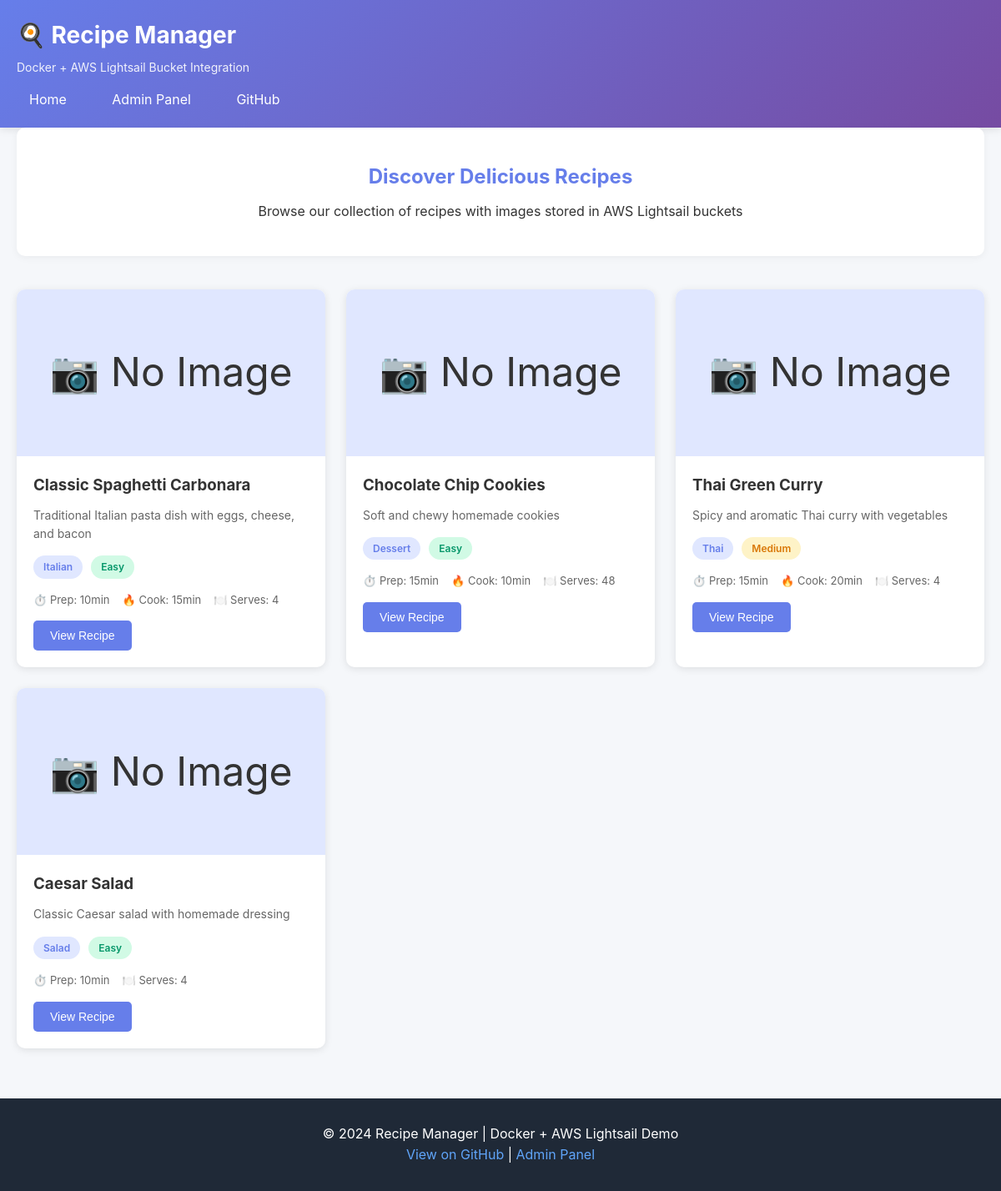
The page / on the database its author committed.
### tables this page shows
CREATE TABLE IF NOT EXISTS recipes (
    id INT AUTO_INCREMENT PRIMARY KEY,
    name VARCHAR(200) NOT NULL,
    description TEXT,
    ingredients TEXT NOT NULL,
    instructions TEXT NOT NULL,
    prep_time INT,   
    cook_time INT,   
    servings INT DEFAULT 1,
    difficulty ENUM('easy', 'medium', 'hard') DEFAULT 'medium',
    category VARCHAR(50),
    image_key VARCHAR(255),   
    image_url TEXT,   
    created_at TIMESTAMP DEFAULT CURRENT_TIMESTAMP,
    updated_at TIMESTAMP DEFAULT CURRENT_TIMESTAMP ON UPDATE CURRENT_TIMESTAMP,
    INDEX idx_category (category),
    INDEX idx_difficulty (difficulty),
    INDEX idx_created (created_at)
);

### src/index.php (the view, shortened to what this page needs)
<?php
try {
    $pdo = getDatabaseConnection();
    $stmt = $pdo->query('SELECT * FROM recipes ORDER BY created_at DESC');
    $recipes = $stmt->fetchAll();
} catch (Exception $e) {
    $recipes = [];
    $error = $e->getMessage();
}
?>
<!DOCTYPE html>
<html lang="en">
<head>
    <link rel="stylesheet" href="/assets/css/style.css">
</head>
<body>
    <header>
        <div class="container">
            <h1>🍳 Recipe Manager</h1>
            <p>Docker + AWS Lightsail Bucket Integration</p>
            <nav>
                <a href="/">Home</a>
                <a href="/admin/">Admin Panel</a>
                <a href="https://github.com/yourusername/lamp-stack-lightsail" target="_blank">GitHub</a>
            </nav>
        </div>
    </header>
    <main class="container">
        <div class="hero">
            <h2>Discover Delicious Recipes</h2>
            <p>Browse our collection of recipes with images stored in AWS Lightsail buckets</p>
        </div>
        <div class="recipe-grid">
            <?php if (empty($recipes)): ?>
            <div class="empty-state">
                <h3>No recipes yet</h3>
                <p>Visit the <a href="/admin/">admin panel</a> to add your first recipe!</p>
            </div>
            <?php else: ?>
                <?php foreach ($recipes as $recipe): ?>
                <div class="recipe-card">
                    <?php if ($recipe['image_url']): ?>
                    <div class="recipe-image">
                        <img src="<?php echo htmlspecialchars($recipe['image_url']); ?>"
                             alt="<?php echo htmlspecialchars($recipe['name']); ?>"
                             onerror="this.src='/assets/placeholder.jpg'">
                    </div>
                    <?php else: ?>
                    <div class="recipe-image placeholder">
                        <span>📷 No Image</span>
                    </div>
                    <?php endif; ?>
                    <div class="recipe-content">
                        <h3><?php echo htmlspecialchars($recipe['name']); ?></h3>
                        <p class="recipe-description">
                            <?php echo htmlspecialchars(substr($recipe['description'], 0, 100)); ?>
                        </p>
                        <div class="recipe-meta">
                            <?php if ($recipe['category']): ?>
                            <span class="badge"><?php echo htmlspecialchars($recipe['category']); ?></span>
                            <?php endif; ?>
                            <span class="badge badge-<?php echo $recipe['difficulty']; ?>">
                                <?php echo ucfirst($recipe['difficulty']); ?>
                            </span>
                        </div>
                        <div class="recipe-stats">
                            <?php if ($recipe['prep_time']): ?>
                            <span>⏱️ Prep: <?php echo $recipe['prep_time']; ?>min</span>
                            <?php endif; ?>
                            <?php if ($recipe['cook_time']): ?>
                            <span>🔥 Cook: <?php echo $recipe['cook_time']; ?>min</span>
                            <?php endif; ?>
                            <?php if ($recipe['servings']): ?>
                            <span>🍽️ Serves: <?php echo $recipe['servings']; ?></span>
                            <?php endif; ?>
                        </div>
                        <button class="btn btn-primary" onclick="viewRecipe(<?php echo $recipe['id']; ?>)">
                            View Recipe
                        </button>
                    </div>
                </div>
                <?php endforeach; ?>
            <?php endif; ?>
        </div>
    </main>
    <footer>
        <div class="container">
            <p>&copy; 2024 Recipe Manager | Docker + AWS Lightsail Demo</p>
            <p>
                <a href="https://github.com/yourusername/lamp-stack-lightsail">View on GitHub</a> |
                <a href="/admin/">Admin Panel</a>
            </p>
        </div>
    </footer>
</body>
</html>

### src/assets/css/style.css (style rules this page uses)
* { margin: 0; padding: 0; box-sizing: border-box; }
body { font-family: -apple-system, BlinkMacSystemFont, 'Segoe UI', Roboto, Oxygen, Ubuntu, Cantarell, sans-serif; background: #f5f7fa; color: #333; line-height: 1.6; }
.container { max-width: 1200px; margin: 0 auto; padding: 0 20px; }
header { background: linear-gradient(135deg, #667eea 0%, #764ba2 100%); color: white; padding: 20px 0; box-shadow: 0 2px 10px rgba(0,0,0,0.1); }
header h1 { font-size: 28px; margin-bottom: 5px; }
header p { opacity: 0.9; font-size: 14px; }
header nav { margin-top: 15px; }
header nav a { color: white; text-decoration: none; margin-right: 20px; padding: 8px 15px; border-radius: 5px; transition: background 0.3s; }
main { padding: 40px 0; min-height: calc(100vh - 200px); }
.hero { text-align: center; padding: 40px 20px; background: white; border-radius: 10px; margin-bottom: 40px; box-shadow: 0 2px 10px rgba(0,0,0,0.05); }
.hero h2 { color: #667eea; margin-bottom: 10px; }
.recipe-grid { display: grid; grid-template-columns: repeat(auto-fill, minmax(300px, 1fr)); gap: 25px; }
.recipe-card { background: white; border-radius: 10px; overflow: hidden; box-shadow: 0 2px 10px rgba(0,0,0,0.1); transition: transform 0.3s, box-shadow 0.3s; }
.recipe-image { width: 100%; height: 200px; overflow: hidden; background: #e0e7ff; display: flex; align-items: center; justify-content: center; }
.recipe-image.placeholder { font-size: 48px; }
.recipe-content { padding: 20px; }
.recipe-content h3 { color: #333; margin-bottom: 10px; }
.recipe-description { color: #666; font-size: 14px; margin-bottom: 15px; }
.recipe-meta { display: flex; gap: 10px; margin-bottom: 15px; }
.badge { display: inline-block; padding: 4px 12px; border-radius: 20px; font-size: 12px; font-weight: 600; background: #e0e7ff; color: #667eea; }
.badge-easy { background: #d1fae5; color: #059669; }
.badge-medium { background: #fef3c7; color: #d97706; }
.recipe-stats { display: flex; gap: 15px; font-size: 13px; color: #666; margin-bottom: 15px; }
.btn { display: inline-block; padding: 10px 20px; background: #667eea; color: white; text-decoration: none; border: none; border-radius: 5px; cursor: pointer; font-size: 14px; transition: background 0.3s; }
.btn-primary { background: #667eea; }
footer { background: #1f2937; color: white; padding: 30px 0; text-align: center; margin-top: 60px; }
footer a { color: #60a5fa; text-decoration: none; }

### rows shown on the page
recipes: shows "📷 No Image", name "Classic Spaghetti Carbonara", description "Traditional Italian pasta dish with eggs, cheese, and bacon", category "Italian", difficulty "Easy", prep_time "10", cook_time "15", servings "4"
recipes: shows "📷 No Image", name "Chocolate Chip Cookies", description "Soft and chewy homemade cookies", category "Dessert", difficulty "Easy", prep_time "15", cook_time "10", servings "48"
recipes: shows "📷 No Image", name "Thai Green Curry", description "Spicy and aromatic Thai curry with vegetables", category "Thai", difficulty "Medium", prep_time "15", cook_time "20", servings "4"
recipes: shows "📷 No Image", name "Caesar Salad", description "Classic Caesar salad with homemade dressing", category "Salad", difficulty "Easy", prep_time "10", servings "4"
